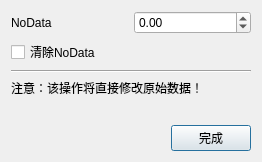
<?xml version="1.0" encoding="UTF-8"?>
<ui version="4.0">
 <class>ipfModelerSetNodataDialog</class>
 <widget class="QDialog" name="ipfModelerSetNodataDialog">
  <property name="geometry">
   <rect>
    <x>0</x>
    <y>0</y>
    <width>262</width>
    <height>162</height>
   </rect>
  </property>
  <property name="windowTitle">
   <string>设置NoData</string>
  </property>
  <layout class="QVBoxLayout" name="verticalLayout">
   <item>
    <layout class="QHBoxLayout" name="horizontalLayout">
     <item>
      <widget class="QLabel" name="label">
       <property name="text">
        <string>NoData</string>
       </property>
      </widget>
     </item>
     <item>
      <widget class="QDoubleSpinBox" name="doubleSpinBox">
       <property name="minimum">
        <double>-99999999.000000000000000</double>
       </property>
       <property name="maximum">
        <double>99999999.000000000000000</double>
       </property>
      </widget>
     </item>
    </layout>
   </item>
   <item>
    <widget class="QCheckBox" name="checkBox">
     <property name="text">
      <string>清除NoData</string>
     </property>
    </widget>
   </item>
   <item>
    <widget class="Line" name="line">
     <property name="orientation">
      <enum>Qt::Horizontal</enum>
     </property>
    </widget>
   </item>
   <item>
    <widget class="QLabel" name="label_2">
     <property name="text">
      <string>注意：该操作将直接修改原始数据！</string>
     </property>
    </widget>
   </item>
   <item>
    <spacer name="verticalSpacer">
     <property name="orientation">
      <enum>Qt::Vertical</enum>
     </property>
     <property name="sizeHint" stdset="0">
      <size>
       <width>20</width>
       <height>14</height>
      </size>
     </property>
    </spacer>
   </item>
   <item>
    <layout class="QHBoxLayout" name="horizontalLayout_2">
     <item>
      <spacer name="horizontalSpacer">
       <property name="orientation">
        <enum>Qt::Horizontal</enum>
       </property>
       <property name="sizeHint" stdset="0">
        <size>
         <width>40</width>
         <height>20</height>
        </size>
       </property>
      </spacer>
     </item>
     <item>
      <widget class="QPushButton" name="pushButton">
       <property name="minimumSize">
        <size>
         <width>75</width>
         <height>25</height>
        </size>
       </property>
       <property name="text">
        <string>完成</string>
       </property>
      </widget>
     </item>
    </layout>
   </item>
  </layout>
 </widget>
 <layoutdefault spacing="6" margin="11"/>
 <resources/>
 <connections/>
</ui>
